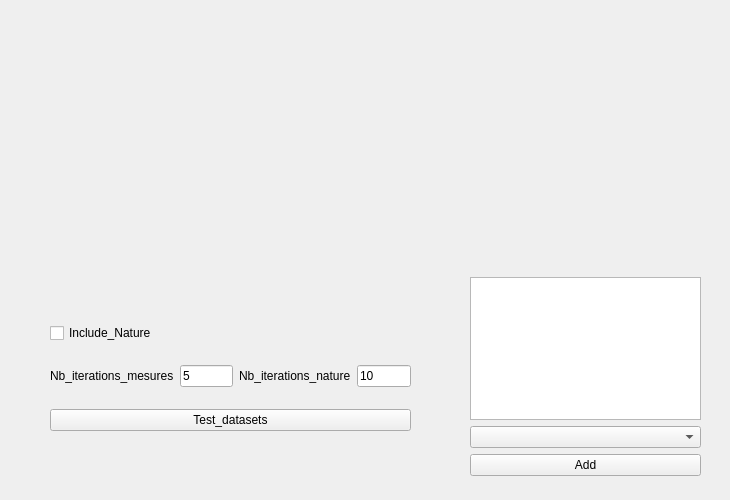
    <widget class="QWidget" name="tab_dataset">
     <attribute name="title">
      <string>Visualisation     </string>
     </attribute>
     <widget class="QWidget" name="verticalLayoutWidget_12">
      <property name="geometry">
       <rect>
        <x>0</x>
        <y>10</y>
        <width>721</width>
        <height>481</height>
       </rect>
      </property>
      <layout class="QVBoxLayout" name="Dataset">
       <item>
        <widget class="QWidget" name="View_5" native="true">
         <property name="enabled">
          <bool>true</bool>
         </property>
         <property name="minimumSize">
          <size>
           <width>0</width>
           <height>250</height>
          </size>
         </property>
         <widget class="QLabel" name="charte_2">
          <property name="geometry">
           <rect>
            <x>110</x>
            <y>0</y>
            <width>501</width>
            <height>241</height>
           </rect>
          </property>
          <property name="text">
           <string/>
          </property>
         </widget>
        </widget>
       </item>
       <item>
        <widget class="QWidget" name="Edit_5" native="true">
         <property name="enabled">
          <bool>true</bool>
         </property>
         <property name="minimumSize">
          <size>
           <width>0</width>
           <height>223</height>
          </size>
         </property>
         <property name="maximumSize">
          <size>
           <width>16777215</width>
           <height>223</height>
          </size>
         </property>
         <widget class="QWidget" name="horizontalLayoutWidget_2">
          <property name="geometry">
           <rect>
            <x>20</x>
            <y>9</y>
            <width>681</width>
            <height>201</height>
           </rect>
          </property>
          <layout class="QHBoxLayout" name="horizontalLayout_5">
           <item>
            <widget class="QWidget" name="widget" native="true">
             <property name="minimumSize">
              <size>
               <width>460</width>
               <height>0</height>
              </size>
             </property>
             <widget class="QWidget" name="layoutWidget">
              <property name="geometry">
               <rect>
                <x>450</x>
                <y>0</y>
                <width>231</width>
                <height>199</height>
               </rect>
              </property>
              <layout class="QVBoxLayout" name="verticalLayout_7">
               <item>
                <widget class="QListWidget" name="list_dataset"/>
               </item>
               <item>
                <widget class="QComboBox" name="comboBox_2"/>
               </item>
               <item>
                <widget class="QPushButton" name="pushButton_2">
                 <property name="text">
                  <string>Add</string>
                 </property>
                </widget>
               </item>
              </layout>
             </widget>
             <widget class="QWidget" name="verticalLayoutWidget">
              <property name="geometry">
               <rect>
                <x>30</x>
                <y>30</y>
                <width>361</width>
                <height>141</height>
               </rect>
              </property>
              <layout class="QVBoxLayout" name="verticalLayout_5">
               <item>
                <layout class="QHBoxLayout" name="horizontalLayout_6">
                 <item>
                  <widget class="QCheckBox" name="include_nature">
                   <property name="text">
                    <string>Include_Nature</string>
                   </property>
                  </widget>
                 </item>
                </layout>
               </item>
               <item>
                <layout class="QHBoxLayout" name="horizontalLayout_9">
                 <item>
                  <layout class="QHBoxLayout" name="horizontalLayout_7">
                   <item>
                    <layout class="QHBoxLayout" name="horizontalLayout_8">
                     <item>
                      <widget class="QLabel" name="nb_iterations_mesures">
                       <property name="text">
                        <string>Nb_iterations_mesures</string>
                       </property>
                      </widget>
                     </item>
                     <item>
                      <widget class="QLineEdit" name="iterations_mesures_visual">
                       <property name="text">
                        <string>5</string>
                       </property>
                      </widget>
                     </item>
                    </layout>
                   </item>
                   <item>
                    <widget class="QLabel" name="nb_iterations_nature">
                     <property name="text">
                      <string>Nb_iterations_nature</string>
                     </property>
                    </widget>
                   </item>
                   <item>
                    <widget class="QLineEdit" name="iterations_nature_visual">
                     <property name="text">
                      <string>10</string>
                     </property>
                    </widget>
                   </item>
                  </layout>
                 </item>
                </layout>
               </item>
               <item>
                <widget class="QPushButton" name="test_dataset">
                 <property name="text">
                  <string>Test_datasets</string>
                 </property>
                </widget>
               </item>
              </layout>
             </widget>
            </widget>
           </item>
          </layout>
         </widget>
        </widget>
       </item>
      </layout>
     </widget>
    </widget>
